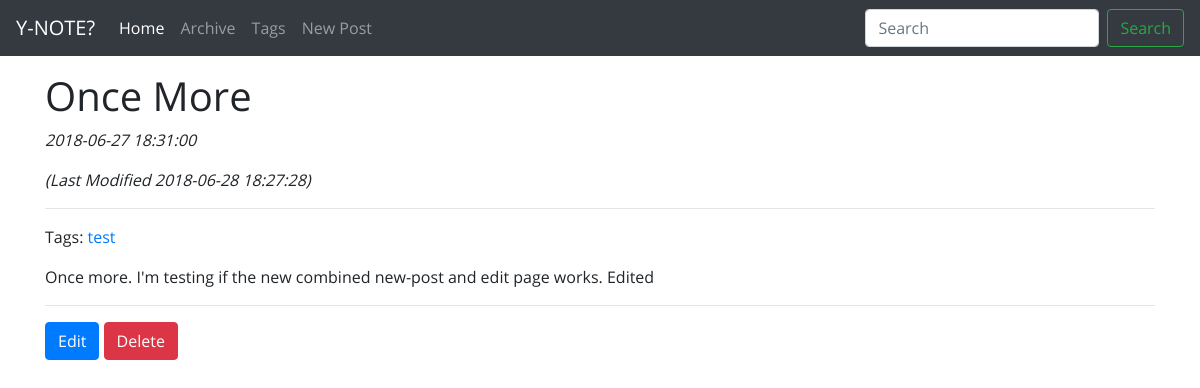
The app's page /readpost.php?id-post=9 with its own data.
### tables this page shows
CREATE TABLE `posts` (
  `id_post` int(11) NOT NULL AUTO_INCREMENT,
  `date_post` datetime DEFAULT NULL,
  `date_modified` datetime DEFAULT NULL,
  `title_post` varchar(255) DEFAULT NULL,
  `content` text,
  PRIMARY KEY (`id_post`)
);

### readpost.php (the view, shortened to what this page needs)
<?php
    include_once "config.php";
    if (isset($_GET['id-post'])) {
        $id_post = (int) $_GET['id-post'];
    }
    $sql_post = "SELECT * FROM posts WHERE id_post = '$id_post'";
    $sql_tags = "SELECT tag FROM tags
                INNER JOIN posts ON tags.id_post = posts.id_post
                WHERE posts.id_post = '$id_post'";
    $result_sql_post = mysqli_query($db_handle, $sql_post);
    $result_sql_tags = mysqli_query($db_handle, $sql_tags);
    $res_sql_post_array = mysqli_fetch_array($result_sql_post);
    $title_post = $res_sql_post_array['title_post'];
    $date_post = $res_sql_post_array['date_post'];
    if (!is_null($res_sql_post_array['date_modified'])) {
        $date_modified = $res_sql_post_array['date_modified'];
    }
    $content = $res_sql_post_array['content'];
    include "header.php";
    include "navbar.php";
    echo "<h1>$title_post</h1>";
    echo "<p><em>$date_post</em><p>";
    if (isset($date_modified)) {
        echo "<p><em>(Last Modified $date_modified)</em></p>";
    }
    echo "<hr>";
    echo "<p>Tags: ";
    while ($tag = mysqli_fetch_array($result_sql_tags)) {
        echo "<a href='tags.php?tag=".$tag['tag']."'>".$tag["tag"]."</a> ";
    }
    echo "</p>";
    echo $content;
    echo "<hr>";
    ?>
    <a href="posting.php?id-post=<?php echo $id_post; ?>" class="btn btn-primary">Edit</a>
    <form class="form-delete" action="process.php" method="post">
        <button id="delete" class="btn btn-danger" type="submit" name="delete-post" value="<?php echo $id_post; ?>">Delete</button>
    </form>
    <?php include "tail.php"; ?>

### assets/css/readpost.css (style rules this page uses)
.form-delete { display: inline; }

### assets/css/index.css (style rules this page uses)
body { min-height: 75rem; padding-top: 4.5rem; padding-bottom: 4rem; font-family: 'Open Sans', Courier, monospace; }

### records on screen
posts: title_post "Once More", date_post "2018-06-27 18:31:00", date_modified "2018-06-28 18:27:28", content "Once more. I'm testing if the new combined new-post and edit page works. Edited"

### other values on screen
$tag["tag"] "test"
